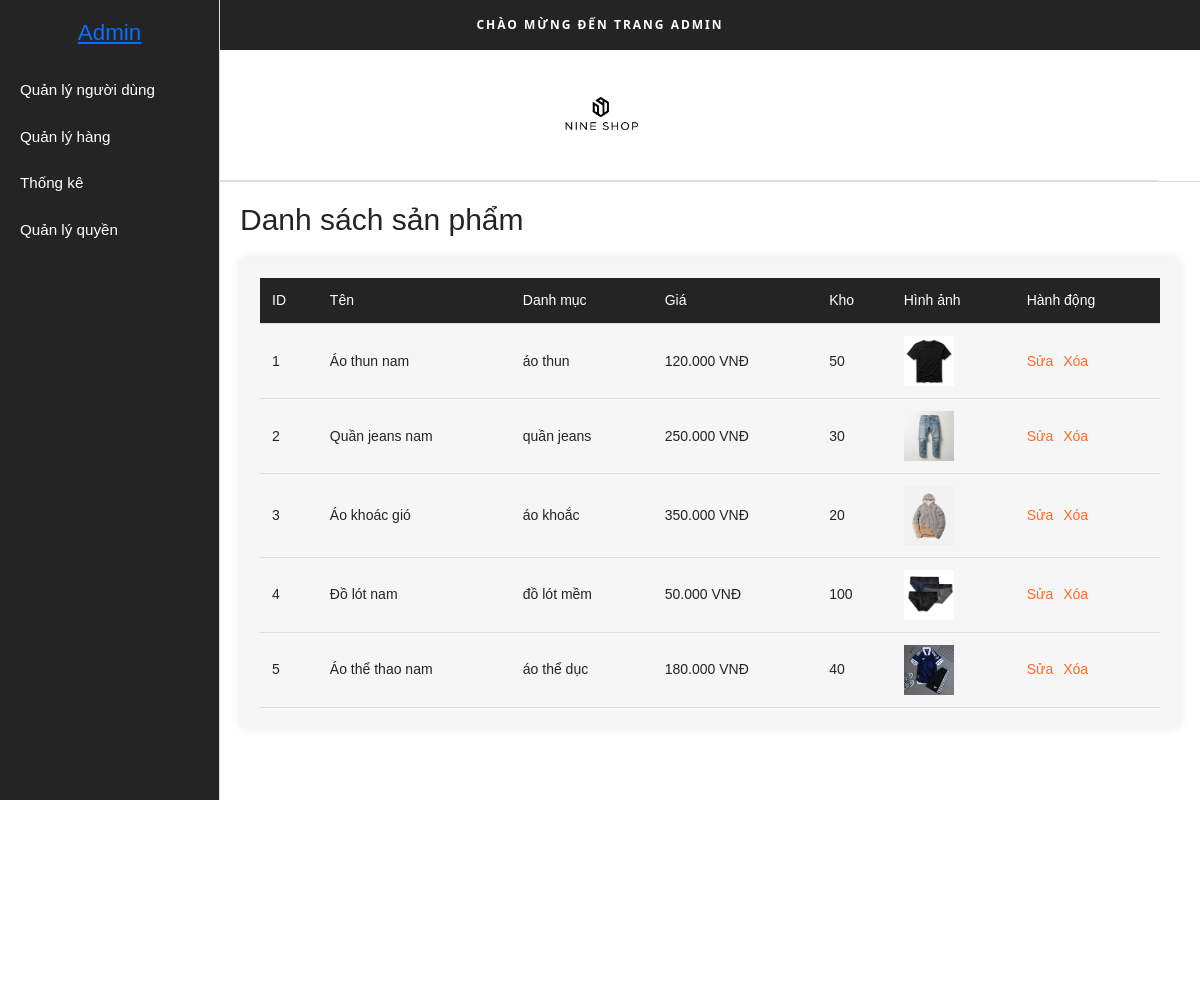
The page /frontEnd/admin.php?page=products on the database its author committed.
### tables this page shows
CREATE TABLE `products` (
  `id` int(100) NOT NULL,
  `subcategories_id` int(11) DEFAULT NULL,
  `name` varchar(255) NOT NULL,
  `description` text DEFAULT NULL,
  `price` decimal(10,2) NOT NULL,
  `stock` int(11) DEFAULT 0,
  `image_url` varchar(255) DEFAULT NULL,
  `created_at` timestamp NOT NULL DEFAULT current_timestamp()
);

CREATE TABLE `subcategories` (
  `id` int(11) NOT NULL,
  `name` varchar(100) NOT NULL,
  `category_id` int(11) DEFAULT NULL
);

### frontEnd/admin.php (the view, shortened to what this page needs)
<?php
$servername = "localhost";
$username = "root";
$password = "";
$dbname = "clothingstore";
try {
    $conn = new PDO("mysql:host=$servername;dbname=$dbname", $username, $password);
    $conn->setAttribute(PDO::ATTR_ERRMODE, PDO::ERRMODE_EXCEPTION);
    $conn->exec("SET NAMES 'utf8mb4'");
} catch (PDOException $e) {
    die("Kết nối thất bại: " . $e->getMessage());
}
$page = isset($_GET['page']) ? $_GET['page'] : 'dashboard';
?>
<!doctype html>
<html class="no-js" lang="en">
<head>
    <link rel="stylesheet" href="../assets/css/plugins.css">
    <link rel="stylesheet" href="../assets/css/style.css">
    <link href="https://cdn.jsdelivr.net/npm/bootstrap@5.3.3/dist/css/bootstrap.min.css" rel="stylesheet">
</head>
<body>
    <header class="header_area header_three">
        <div class="header_top">
            <div class="header_center">
                <p>Chào mừng đến trang Admin</p>
            </div>
        </div>
        <div class="header_middel">
            <div class="container-fluid">
                <div class="middel_inner">
                    <div class="logo">
                        <a href="admin.php"><img src="../assets/img/logo/1.logo.jpg" alt="Logo"></a>
                    </div>
                </div>
            </div>
        </div>
    </header>
    <div class="sidebar">
        <h2><a href = "admin.php">Admin</a></h2>
        <ul>
            <li>
                <a href="?page=staff" class="menu-toggle">Quản lý người dùng</a>
            </li>
            <li>
                <a href="?page=products" class="menu-toggle">Quản lý hàng</a>
            </li>
            <li>
                <a href="?page=statistics" class="menu-toggle">Thống kê</a>
            </li>
            <li>
                <a href="?page=roles" class="menu-toggle">Quản lý quyền</a>
            </li>
        </ul>
    </div>
    <div class="main-content">
        <?php if ($page == 'dashboard'): ?>
        <?php elseif ($page == 'products'): ?>
            <h1>Danh sách sản phẩm</h1>
            <div class="table-container">
                <table>
                    <thead>
                        <tr>
                            <th>ID</th>
                            <th>Tên</th>
                            <th>Danh mục</th>
                            <th>Giá</th>
                            <th>Kho</th>
                            <th>Hình ảnh</th>
                            <th>Hành động</th>
                        </tr>
                    </thead>
                    <tbody>
                        <?php
                        $stmt = $conn->query("SELECT p.id, p.name, p.price, p.stock, p.image_url, s.name AS subcategory
                                              FROM products p
                                              JOIN subcategories s ON p.subcategories_id = s.id");
                        while ($row = $stmt->fetch(PDO::FETCH_ASSOC)) {
                            echo "<tr>";
                            echo "<td>" . htmlspecialchars($row['id']) . "</td>";
                            echo "<td>" . htmlspecialchars($row['name']) . "</td>";
                            echo "<td>" . htmlspecialchars($row['subcategory']) . "</td>";
                            echo "<td>" . number_format($row['price'], 0, ',', '.') . " VNĐ</td>";
                            echo "<td>" . htmlspecialchars($row['stock']) . "</td>";
                            echo "<td><img src='" . htmlspecialchars($row['image_url']) . "' alt='Product' style='max-width: 50px;'></td>";
                            echo "<td class='action-buttons'>";
                            echo "<a href='edit_product.php?id=" . $row['id'] . "'>Sửa</a>";
                            echo "<a href='delete_product.php?id=" . $row['id'] . "' onclick='return confirm(\"Xóa sản phẩm này?\")'>Xóa</a>";
                            echo "</td>";
                            echo "</tr>";
                        }
                        ?>
                    </tbody>
                </table>
            </div>
        <?php endif; ?>
    </div>
</body>
</html>

### frontEnd/admin.php (style rules this page uses)
body { margin: 0; font-family: "Libre Franklin", sans-serif; background: #ffffff; color: #242424; }
.header_area { background: #ffffff; border-bottom: 1px solid #ddd; }
.header_top { background: #242424; text-align: center; padding: 10px 0; }
.header_top p { margin: 0; color: #ffffff; font-size: 12px; }
.header_middel { padding: 20px 0; display: flex; justify-content: center; }
.middel_inner { display: flex; justify-content: center; align-items: center; }
.logo img { max-height: 50px; max-width: 150px; object-fit: contain; }
.sidebar { width: 220px; background: #242424; height: 100vh; position: fixed; top: 0; left: 0; padding-top: 20px; border-right: 1px solid #ddd; transition: width 0.3s ease; }
.sidebar h2 { text-align: center; font-size: 1.4rem; margin-bottom: 20px; color: #ffffff; font-weight: 500; }
.sidebar ul { list-style: none; padding: 0; margin: 0; }
.sidebar ul li { padding: 12px 20px; }
.sidebar ul li a { color: #ffffff; text-decoration: none; display: block; font-size: 0.95rem; font-weight: 400; }
.main-content { margin-left: 220px; padding: 20px; min-height: 100vh; background: #ffffff; transition: margin-left 0.3s ease; }
.main-content h1 { font-size: 30px; font-weight: 500; margin-bottom: 20px; color: #242424; }
.table-container { background: #f6f6f6; padding: 20px; border-radius: 8px; box-shadow: 0 0 10px rgba(0, 0, 0, 0.1); overflow-x: auto; }
table { width: 100%; border-collapse: collapse; font-size: 14px; color: #242424; }
th, td { padding: 12px; text-align: left; border-bottom: 1px solid #ddd; }
th { background: #242424; color: #ffffff; font-weight: 500; }
.action-buttons a { color: #ff6a28; margin-right: 10px; text-decoration: none; }

### rows shown on the page
products: id "1", name "Áo thun nam", subcategories.name "áo thun", price "120.000", stock "50", image_url (picture)
products: id "2", name "Quần jeans nam", subcategories.name "quần jeans", price "250.000", stock "30", image_url (picture)
products: id "3", name "Áo khoác gió", subcategories.name "áo khoắc", price "350.000", stock "20", image_url (picture)
products: id "4", name "Đồ lót nam", subcategories.name "đồ lót mềm", price "50.000", stock "100", image_url (picture)
products: id "5", name "Áo thể thao nam", subcategories.name "áo thể dục", price "180.000", stock "40", image_url (picture)
